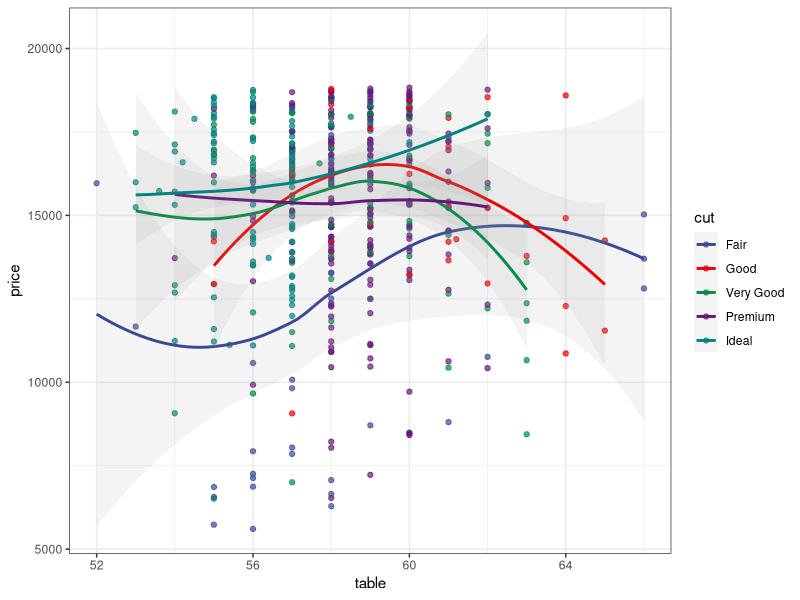
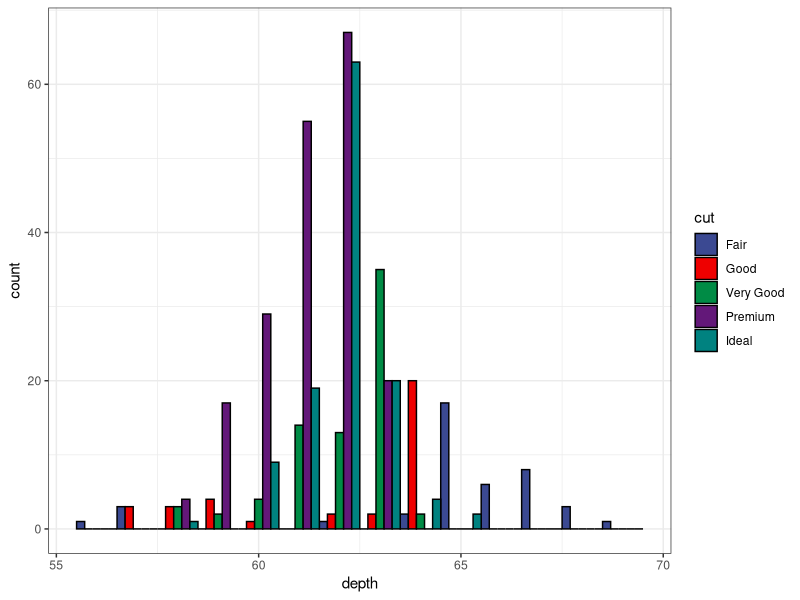

These figures' R source, in order:
library(ggsci)


### Name: scale_color_aaas
### Title: AAAS Journal Color Scales
### Aliases: scale_color_aaas scale_colour_aaas scale_fill_aaas

### ** Examples

library("ggplot2")
data("diamonds")

ggplot(subset(diamonds, carat >= 2.2),
       aes(x = table, y = price, colour = cut)) +
  geom_point(alpha = 0.7) +
  geom_smooth(method = "loess", alpha = 0.1, size = 1, span = 1) +
  theme_bw() + scale_color_aaas()

ggplot(subset(diamonds, carat > 2.2 & depth > 55 & depth < 70),
       aes(x = depth, fill = cut)) +
  geom_histogram(colour = "black", binwidth = 1, position = "dodge") +
  theme_bw() + scale_fill_aaas()
